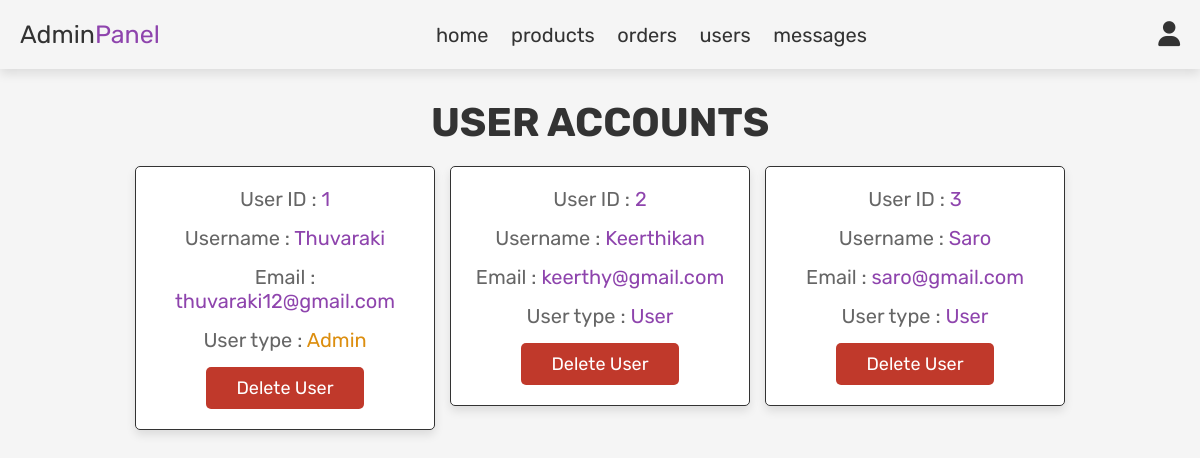
/admin_users.php (signed in), run on the app's committed database.
### tables this page shows
CREATE TABLE `users` (
  `id` int(100) NOT NULL,
  `name` varchar(100) NOT NULL,
  `email` varchar(100) NOT NULL,
  `password` varchar(100) NOT NULL,
  `user_type` varchar(20) NOT NULL DEFAULT 'user'
);

### admin_users.php (the view, shortened to what this page needs)
<?php
   include 'config.php';
?>
<!DOCTYPE html>
<html lang="en">
<head>
    <link rel="stylesheet" href="css/admin_style.css">
    <link rel="stylesheet" href="https://cdnjs.cloudflare.com/ajax/libs/font-awesome/6.4.2/css/all.min.css">
</head>
<body>
    <?php
    include 'admin_header.php';
    ?>
   <section class="users">
      <h1 class="title">user accounts </h1>
      <div class="box-container">
          <?php
              $select_users = mysqli_query($conn, "SELECT * FROM `users`") or die('query failed');
              while($fetch_users = mysqli_fetch_assoc($select_users)){
          ?>
     <div class="box">
           <p> User ID : <span><?php echo $fetch_users['id']; ?></span> </p>
           <p> Username : <span><?php echo $fetch_users['name']; ?></span> </p>
           <p> Email : <span><?php echo $fetch_users['email']; ?></span> </p>
           <p> User type : <span style="color:<?php if($fetch_users['user_type'] == 'Admin'){ echo 'var(--orange)'; } ?>"><?php echo $fetch_users['user_type']; ?></span> </p>
           <a href="admin_users.php?delete=<?php echo $fetch_users['id']; ?>" onclick="return confirm('delete this user?');" class="delete-btn">delete user</a>
     </div>
     <?php
         };
       ?>
     </div>
  </section>
</body>
</html>

### css/admin_style.css (style rules this page uses)
:root { --purple:#8e44ad; --red:#c0392b; --orange:#dc8e0f; --black:#333; --white:#fff; --light-color:#666; --light-white:#ccc; --dark-bg:rgba(0,0,0,0.7); --light-bg:#f5f5f5; --border: .1rem solid var(--black); --box-shadow:0 .5rem 1rem rgba(0,0,0,.1); }
* { font-family: 'Rubik',sans-serif; padding:0; margin:0; outline: none; border: none; text-decoration: none; box-sizing: border-box; }
html { font-size: 62.5%; overflow-x: hidden; }
body { background-color: var(--light-bg); }
section { padding: 3rem 2rem; }
.title { font-size: 4rem; text-align: center; text-transform: uppercase; margin-bottom: 2rem; color: var(--black); }
.btn, .option-btn, .delete-btn, .white-btn { display: inline-block; margin-top: 1rem; padding: 1rem 3rem; cursor: pointer; color: var(--white); font-size: 1.8rem; border-radius: .5rem; text-transform: capitalize; }
.delete-btn { background-color: var(--red); }
.users .box-container { display: grid; grid-template-columns: repeat(auto-fit, 30rem); justify-content: center; gap:1.5rem; max-width: 1200px; margin:0 auto; align-items: flex-start; }
.users .box-container .box { background-color: var(--white); padding:2rem; border:var(--border); box-shadow: var(--box-shadow); border-radius: .5rem; text-align: center; }
.users .box-container .box p { padding-bottom: 1.5rem; font-size: 2rem; color:var(--light-color); }
.users .box-container .box p span { color:var(--purple); }
.users .box-container .box .delete-btn { margin-top: 0; }

### data on the page
users: id "1", name "Thuvaraki", email "thuvaraki12@gmail.com", user_type "Admin"
users: id "2", name "Keerthikan", email "keerthy@gmail.com", user_type "User"
users: id "3", name "Saro", email "saro@gmail.com", user_type "User"
